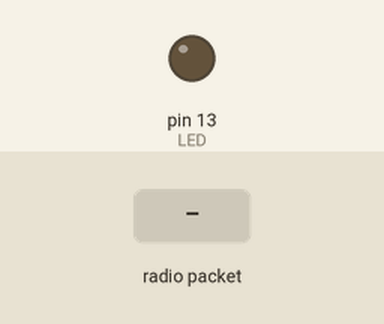
This sketch was run on a simulated Teensy 4. On the bench: output pins drawn as LEDs (lit = HIGH). The inputs (shaded band) are chosen by the test bench. No radio packets arrive unless stated; pins used as bus, display or sensor lines are not drawn; what the sketch prints to the serial monitor is not drawn.

Above: at 1.3 s.
1.4 s: radio packet "1" arrives
At 2.4 s:
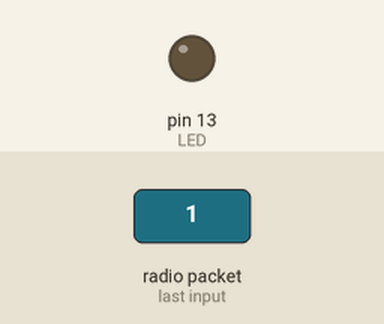
2.9 s: radio packet "0" arrives
At 3.5 s:
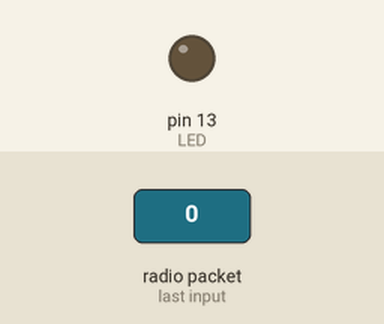
4.4 s: radio packet "2" arrives
At 5.9 s:
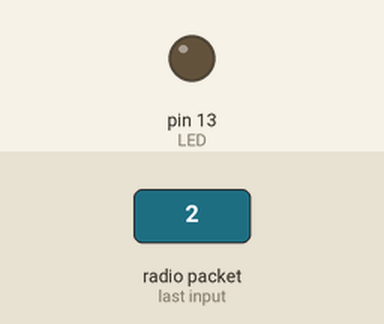
Timing chart, 0 to 7.4 s (numbered marks = the images above; inputs shaded):
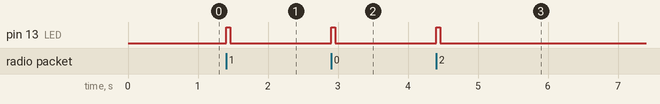

Measured:
- after the input at 1.4 s, pin 13 (LED): LOW → HIGH at once, → LOW 0.06 s later
- after the input at 2.9 s, pin 13 (LED): LOW → HIGH at once, → LOW 0.06 s later
- after the input at 4.4 s, pin 13 (LED): LOW → HIGH at once, → LOW 0.06 s later

The sketch:

RSSI_distance_rec.ino
```cpp
// Feather9x_RX
// -*- mode: C++ -*-
// Example sketch showing how to create a simple messaging client (receiver)
// with the RH_RF95 class. RH_RF95 class does not provide for addressing or
// reliability, so you should only use RH_RF95 if you do not need the higher
// level messaging abilities.
// It is designed to work with the other example Feather9x_TX

#include <SPI.h>
#include <RH_RF95.h>
#include <math.h>

// for feather m0 RFM9x
#define RFM95_CS 8
#define RFM95_RST 4
#define RFM95_INT 3


/* for shield
#define RFM95_CS 10
#define RFM95_RST 9
#define RFM95_INT 7
*/

#if defined(ESP8266)
  /* for ESP w/featherwing */
  #define RFM95_CS  2    // "E"
  #define RFM95_RST 16   // "D"
  #define RFM95_INT 15   // "B"

#elif defined(ESP32)
  /* ESP32 feather w/wing */
  #define RFM95_RST     27   // "A"
  #define RFM95_CS      33   // "B"
  #define RFM95_INT     12   //  next to A

#elif defined(NRF52)
  /* nRF52832 feather w/wing */
  #define RFM95_RST     7   // "A"
  #define RFM95_CS      11   // "B"
  #define RFM95_INT     31   // "C"

#elif defined(TEENSYDUINO)
  /* Teensy 3.x w/wing */
  #define RFM95_RST     9   // "A"
  #define RFM95_CS      10   // "B"
  #define RFM95_INT     4    // "C"
#endif


// Change to 434.0 or other frequency, must match RX's freq!
#define RF95_FREQ 915.0

// Singleton instance of the radio driver
RH_RF95 rf95(RFM95_CS, RFM95_INT);

// Blinky on receipt
#define LED 13

float distanceRSSI(float R, float RAVG); // Computes distance and meters using the RSSI and the RSSI (average is ideal) at 1 meter

void setup()
{
  pinMode(LED, OUTPUT);
  pinMode(RFM95_RST, OUTPUT);
  digitalWrite(RFM95_RST, HIGH);

  Serial.begin(115200);
  while (!Serial) {
    delay(1);
  }
  delay(100);

  Serial.println("Feather LoRa RX Test!");

  // manual reset
  digitalWrite(RFM95_RST, LOW);
  delay(10);
  digitalWrite(RFM95_RST, HIGH);
  delay(10);

  while (!rf95.init()) {
    Serial.println("LoRa radio init failed");
    Serial.println("Uncomment '#define SERIAL_DEBUG' in RH_RF95.cpp for detailed debug info");
    while (1);
  }
  Serial.println("LoRa radio init OK!");

  // Defaults after init are 434.0MHz, modulation GFSK_Rb250Fd250, +13dbM
  if (!rf95.setFrequency(RF95_FREQ)) {
    Serial.println("setFrequency failed");
    while (1);
  }
  Serial.print("Set Freq to: "); Serial.println(RF95_FREQ);

  // Defaults after init are 434.0MHz, 13dBm, Bw = 125 kHz, Cr = 4/5, Sf = 128chips/symbol, CRC on

  // The default transmitter power is 13dBm, using PA_BOOST.
  // If you are using RFM95/96/97/98 modules which uses the PA_BOOST transmitter pin, then
  // you can set transmitter powers from 5 to 23 dBm:
  rf95.setTxPower(23, false);
}

float RSSIsum = 0; // Will contain the sum of all RSSIs
float txNum = 0; // Counts the number of transmissions received. Will be used to obtain the average RSSI value

void loop()
{
  float R; // Will contain raw RSSI value

  float RSSIavg_nodB = pow(10, -22.84/20); // RSSI average converted out of dB

  if (rf95.available())
  {
    // Should be a message for us now
    uint8_t buf[RH_RF95_MAX_MESSAGE_LEN];
    uint8_t len = sizeof(buf);

    if (rf95.recv(buf, &len))
    {
      float R = (float)rf95.lastRssi();
      float RnodB = pow(10, R/20);
      digitalWrite(LED, HIGH);
      RH_RF95::printBuffer("Received: ", buf, len);
      Serial.print("Got: ");
      Serial.println((char*)buf);
      Serial.print("RSSI: ");
      Serial.println(R, DEC);
      Serial.print("RSSI (not in dB): ");
      Serial.println(RnodB, DEC);
      Serial.println();
      Serial.print("RSSI dist (raw): ");
      Serial.println(distanceRSSI(R, -22.84));
      Serial.print("RSSI dist (no dB): ");
      Serial.println(distanceRSSI(RnodB, RSSIavg_nodB));

      // Send a reply
      uint8_t data[] = "No bingus";
      rf95.send(data, sizeof(data));
      rf95.waitPacketSent();
      Serial.println("Sent a reply");
      digitalWrite(LED, LOW);
    }
    else
    {
      Serial.println("Receive failed");
    }
  }
}

float distanceRSSI(float R, float RAVG) {
    float N = 2; // "Low strength" (Default of 2)
    return pow(10, (RAVG - R)/(10*N));
}
```
